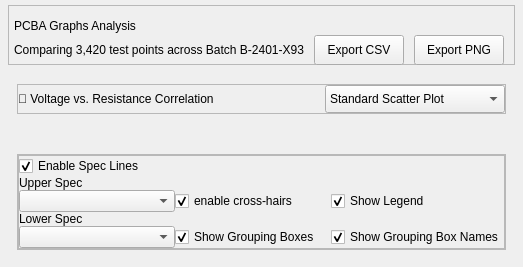
           <widget class="QFrame" name="mainFrame">
            <layout class="QVBoxLayout" name="mainFrameLayout">
             <property name="spacing">
              <number>10</number>
             </property>
             <property name="leftMargin">
              <number>8</number>
             </property>
             <property name="topMargin">
              <number>5</number>
             </property>
             <property name="rightMargin">
              <number>8</number>
             </property>
             <property name="bottomMargin">
              <number>8</number>
             </property>
             <item>
              <widget class="QFrame" name="frame_3">
               <property name="maximumSize">
                <size>
                 <width>16777215</width>
                 <height>60</height>
                </size>
               </property>
               <property name="frameShape">
                <enum>QFrame::StyledPanel</enum>
               </property>
               <property name="frameShadow">
                <enum>QFrame::Raised</enum>
               </property>
               <layout class="QGridLayout" name="gridLayout">
                <property name="leftMargin">
                 <number>5</number>
                </property>
                <property name="topMargin">
                 <number>0</number>
                </property>
                <property name="rightMargin">
                 <number>10</number>
                </property>
                <property name="bottomMargin">
                 <number>10</number>
                </property>
                <property name="spacing">
                 <number>10</number>
                </property>
                <item row="0" column="0" alignment="Qt::AlignTop">
                 <widget class="QLabel" name="graph_page_title">
                  <property name="minimumSize">
                   <size>
                    <width>0</width>
                    <height>40</height>
                   </size>
                  </property>
                  <property name="maximumSize">
                   <size>
                    <width>16777215</width>
                    <height>40</height>
                   </size>
                  </property>
                  <property name="text">
                   <string>PCBA Graphs Analysis</string>
                  </property>
                  <property name="class" stdset="0">
                   <string>heading-1</string>
                  </property>
                 </widget>
                </item>
                <item row="1" column="0">
                 <widget class="QLabel" name="pageSubtitle">
                  <property name="minimumSize">
                   <size>
                    <width>0</width>
                    <height>30</height>
                   </size>
                  </property>
                  <property name="maximumSize">
                   <size>
                    <width>16777215</width>
                    <height>30</height>
                   </size>
                  </property>
                  <property name="text">
                   <string>Comparing 3,420 test points across Batch B-2401-X93</string>
                  </property>
                  <property name="class" stdset="0">
                   <string>text-accent-primary</string>
                  </property>
                 </widget>
                </item>
                <item row="1" column="2">
                 <widget class="QPushButton" name="exportPngButton">
                  <property name="minimumSize">
                   <size>
                    <width>90</width>
                    <height>30</height>
                   </size>
                  </property>
                  <property name="maximumSize">
                   <size>
                    <width>90</width>
                    <height>30</height>
                   </size>
                  </property>
                  <property name="text">
                   <string>Export PNG</string>
                  </property>
                  <property name="class" stdset="0">
                   <string>btn-primary</string>
                  </property>
                 </widget>
                </item>
                <item row="1" column="1">
                 <widget class="QPushButton" name="exportCsvButton">
                  <property name="minimumSize">
                   <size>
                    <width>90</width>
                    <height>30</height>
                   </size>
                  </property>
                  <property name="maximumSize">
                   <size>
                    <width>90</width>
                    <height>30</height>
                   </size>
                  </property>
                  <property name="text">
                   <string>Export CSV</string>
                  </property>
                  <property name="autoRepeatInterval">
                   <number>100</number>
                  </property>
                  <property name="class" stdset="0">
                   <string>btn-primary</string>
                  </property>
                 </widget>
                </item>
               </layout>
              </widget>
             </item>
             <item>
              <widget class="QFrame" name="chartPane">
               <property name="class" stdset="0">
                <string>container-primary</string>
               </property>
               <layout class="QVBoxLayout" name="chart1Layout">
                <property name="spacing">
                 <number>20</number>
                </property>
                <item>
                 <widget class="QFrame" name="frame_4">
                  <property name="minimumSize">
                   <size>
                    <width>0</width>
                    <height>30</height>
                   </size>
                  </property>
                  <property name="maximumSize">
                   <size>
                    <width>16777215</width>
                    <height>40</height>
                   </size>
                  </property>
                  <property name="frameShape">
                   <enum>QFrame::StyledPanel</enum>
                  </property>
                  <property name="frameShadow">
                   <enum>QFrame::Raised</enum>
                  </property>
                  <layout class="QHBoxLayout" name="horizontalLayout_4">
                   <property name="leftMargin">
                    <number>0</number>
                   </property>
                   <property name="topMargin">
                    <number>0</number>
                   </property>
                   <property name="rightMargin">
                    <number>0</number>
                   </property>
                   <property name="bottomMargin">
                    <number>0</number>
                   </property>
                   <item>
                    <widget class="QLabel" name="chartTitleLabel">
                     <property name="maximumSize">
                      <size>
                       <width>16777215</width>
                       <height>25</height>
                      </size>
                     </property>
                     <property name="text">
                      <string>🔵 Voltage vs. Resistance Correlation</string>
                     </property>
                     <property name="class" stdset="0">
                      <string>text-bold</string>
                     </property>
                    </widget>
                   </item>
                   <item>
                    <widget class="QComboBox" name="display_graph_type_comboBox">
                     <property name="maximumSize">
                      <size>
                       <width>180</width>
                       <height>38</height>
                      </size>
                     </property>
                     <property name="editable">
                      <bool>false</bool>
                     </property>
                     <item>
                      <property name="text">
                       <string>Standard Scatter Plot</string>
                      </property>
                     </item>
                     <item>
                      <property name="text">
                       <string>Line Plot</string>
                      </property>
                     </item>
                     <item>
                      <property name="text">
                       <string>Histogram Plot</string>
                      </property>
                     </item>
                    </widget>
                   </item>
                  </layout>
                 </widget>
                </item>
                <item>
                 <widget class="QWidget" name="plot1Placeholder" native="true">
                  <property name="sizePolicy">
                   <sizepolicy hsizetype="Expanding" vsizetype="Expanding">
                    <horstretch>0</horstretch>
                    <verstretch>0</verstretch>
                   </sizepolicy>
                  </property>
                  <property name="styleSheet">
                   <string notr="true">background-color: rgba(0, 0, 0, 0.2); border-radius: 8px;</string>
                  </property>
                 </widget>
                </item>
                <item>
                 <widget class="QFrame" name="frame_12">
                  <property name="sizePolicy">
                   <sizepolicy hsizetype="Preferred" vsizetype="Preferred">
                    <horstretch>0</horstretch>
                    <verstretch>0</verstretch>
                   </sizepolicy>
                  </property>
                  <property name="maximumSize">
                   <size>
                    <width>16777215</width>
                    <height>150</height>
                   </size>
                  </property>
                  <property name="frameShape">
                   <enum>QFrame::StyledPanel</enum>
                  </property>
                  <property name="frameShadow">
                   <enum>QFrame::Raised</enum>
                  </property>
                  <layout class="QGridLayout" name="gridLayout_2">
                   <property name="leftMargin">
                    <number>0</number>
                   </property>
                   <property name="topMargin">
                    <number>0</number>
                   </property>
                   <property name="rightMargin">
                    <number>0</number>
                   </property>
                   <property name="bottomMargin">
                    <number>0</number>
                   </property>
                   <property name="horizontalSpacing">
                    <number>10</number>
                   </property>
                   <property name="verticalSpacing">
                    <number>0</number>
                   </property>
                   <item row="0" column="0">
                    <widget class="QFrame" name="frame_13">
                     <property name="maximumSize">
                      <size>
                       <width>16777215</width>
                       <height>200</height>
                      </size>
                     </property>
                     <property name="frameShape">
                      <enum>QFrame::StyledPanel</enum>
                     </property>
                     <property name="frameShadow">
                      <enum>QFrame::Raised</enum>
                     </property>
                     <layout class="QGridLayout" name="gridLayout_5">
                      <property name="leftMargin">
                       <number>0</number>
                      </property>
                      <property name="topMargin">
                       <number>0</number>
                      </property>
                      <property name="rightMargin">
                       <number>0</number>
                      </property>
                      <property name="bottomMargin">
                       <number>0</number>
                      </property>
                      <property name="spacing">
                       <number>0</number>
                      </property>
                      <item row="1" column="0">
                       <widget class="QCheckBox" name="enable_spec_lines_checkBox">
                        <property name="text">
                         <string>Enable Spec Lines</string>
                        </property>
                        <property name="checked">
                         <bool>true</bool>
                        </property>
                       </widget>
                      </item>
                      <item row="4" column="0">
                       <widget class="QLabel" name="section-header_32">
                        <property name="text">
                         <string>Lower Spec</string>
                        </property>
                       </widget>
                      </item>
                      <item row="5" column="1">
                       <widget class="QCheckBox" name="show_box_groupings_checkBox">
                        <property name="text">
                         <string>Show Grouping Boxes</string>
                        </property>
                        <property name="checked">
                         <bool>true</bool>
                        </property>
                       </widget>
                      </item>
                      <item row="3" column="0">
                       <widget class="QComboBox" name="upper_spec_line_combobox">
                        <property name="editable">
                         <bool>false</bool>
                        </property>
                        <property name="currentText">
                         <string/>
                        </property>
                       </widget>
                      </item>
                      <item row="3" column="1">
                       <widget class="QCheckBox" name="enable_cross_hairs_checkBox">
                        <property name="text">
                         <string>enable cross-hairs</string>
                        </property>
                        <property name="checked">
                         <bool>true</bool>
                        </property>
                       </widget>
                      </item>
                      <item row="5" column="0">
                       <widget class="QComboBox" name="lower_spec_line_combobox">
                        <property name="editable">
                         <bool>false</bool>
                        </property>
                        <property name="currentText">
                         <string/>
                        </property>
                       </widget>
                      </item>
                      <item row="2" column="0">
                       <widget class="QLabel" name="section-header_33">
                        <property name="text">
                         <string>Upper Spec</string>
                        </property>
                       </widget>
                      </item>
                      <item row="5" column="2">
                       <widget class="QCheckBox" name="show_box_grouping_names_checkBox">
                        <property name="text">
                         <string>Show Grouping Box Names</string>
                        </property>
                        <property name="checked">
                         <bool>true</bool>
                        </property>
                       </widget>
                      </item>
                      <item row="3" column="2">
                       <widget class="QCheckBox" name="show_legend_checkBox">
                        <property name="text">
                         <string>Show Legend</string>
                        </property>
                        <property name="checked">
                         <bool>true</bool>
                        </property>
                       </widget>
                      </item>
                     </layout>
                    </widget>
                   </item>
                  </layout>
                 </widget>
                </item>
               </layout>
              </widget>
             </item>
            </layout>
           </widget>
